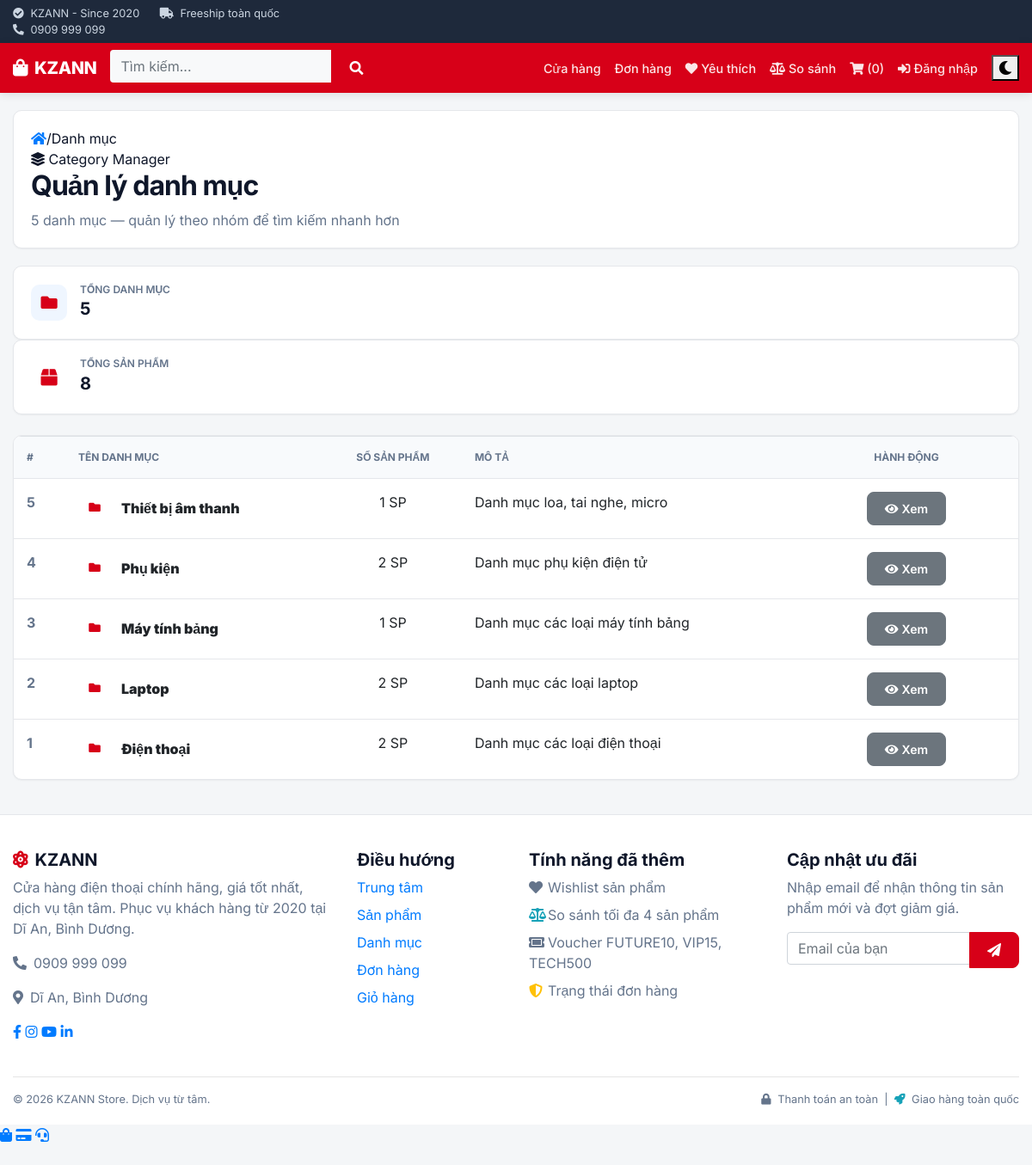
Screenshot of /index.php?url=category with the database file from the repository.
### tables this page shows
CREATE TABLE IF NOT EXISTS category (
    id INT AUTO_INCREMENT PRIMARY KEY,
    name VARCHAR(100) NOT NULL,
    description TEXT
);

### app/controllers/CategoryController.php (called while the page is built, shortened)
<?php
require_once BASE_PATH . '/app/models/CategoryModel.php';
class CategoryController {
    private $categoryModel;
    public function __construct() {
        $this->categoryModel = new CategoryModel();
    }
    public function index() {
        $categories = $this->categoryModel->getCategoriesWithProductCount();
        include BASE_PATH . '/app/views/category/index.php';
    }
}

### app/config/database.php (called while the page is built)
<?php
class Database {
    private static $instance = null;
    private $conn;
    private $host = 'localhost';
    private $dbname = 'my_store';
    private $username = 'root';
    private $password = '';
    private function __construct() {
        try {
            $dsn = "mysql:host={$this->host};dbname={$this->dbname};charset=utf8mb4";
            $this->conn = new PDO($dsn, $this->username, $this->password);
            $this->conn->setAttribute(PDO::ATTR_ERRMODE, PDO::ERRMODE_EXCEPTION);
            $this->conn->setAttribute(PDO::ATTR_DEFAULT_FETCH_MODE, PDO::FETCH_ASSOC);
        } catch (PDOException $e) {
            die("Lỗi kết nối Database: " . $e->getMessage());
        }
    }
    public static function getInstance() {
        if (self::$instance === null) {
            self::$instance = new self();
        }
        return self::$instance;
    }
    public function getConnection() {
        return $this->conn;
    }
}

### app/models/CategoryModel.php (called while the page is built, shortened)
<?php
class CategoryModel {
    private $conn;
    public function __construct() {
        $this->conn = Database::getInstance()->getConnection();
    }
    public function getCategoriesWithProductCount() {
        $stmt = $this->conn->prepare(
            "SELECT c.*, COUNT(p.id) AS product_count
             FROM category c
             LEFT JOIN product p ON p.category_id = c.id
             GROUP BY c.id
             ORDER BY c.id DESC"
        );
        $stmt->execute();
        return $stmt->fetchAll();
    }
}

### app/views/category/index.php (the view, shortened to what this page needs)
<?php include BASE_PATH . '/app/views/shares/header.php'; ?>
<?php $totalProductsInCategories = 0; foreach ($categories as $c) { $totalProductsInCategories += (int)($c['product_count'] ?? 0); } ?>
<div class="page-header">
  <?= breadcrumb([['label'=>'Danh mục']]) ?>
  <div class="d-flex justify-content-between align-items-center flex-wrap">
    <div><span class="hero-chip mb-3"><i class="fas fa-layer-group"></i> Category Manager</span><h2 class="font-display">Quản lý danh mục</h2><p class="mb-0"><?= count($categories) ?> danh mục — quản lý theo nhóm để tìm kiếm nhanh hơn</p></div>
  </div>
</div>
<div class="stats-grid mb-4"><div class="stat-card"><div class="stat-icon"><i class="fas fa-folder"></i></div><div class="stat-content"><h6>Tổng danh mục</h6><div class="stat-value"><?= number_format(count($categories)) ?></div></div></div><div class="stat-card"><div class="stat-icon" style="background:var(--gradient-accent);"><i class="fas fa-box"></i></div><div class="stat-content"><h6>Tổng sản phẩm</h6><div class="stat-value"><?= number_format($totalProductsInCategories) ?></div></div></div></div>
<?php if (empty($categories)): ?>
  <div class="empty-state"><i class="fas fa-folder-open"></i><h4>Chưa có danh mục nào</h4><p>Tạo danh mục để phân loại sản phẩm khoa học hơn.</p><?php if (isAdminLoggedIn()): ?><a href="index.php?url=category/create" class="btn btn-primary mt-3"><i class="fas fa-plus mr-1"></i>Thêm ngay</a><?php endif; ?></div>
<?php else: ?>
<div class="card animate-in"><div class="card-body p-0"><div class="table-responsive"><table class="table mb-0"><thead><tr><th style="width:60px">#</th><th>Tên danh mục</th><th class="text-center" style="width:160px">Số sản phẩm</th><th>Mô tả</th><th style="width:260px" class="text-center">Hành động</th></tr></thead><tbody>
<?php foreach ($categories as $cat): ?><tr><td><strong style="color:var(--text-muted);"><?= (int)$cat['id'] ?></strong></td><td><div class="d-flex align-items-center"><div style="width:38px;height:38px;background:var(--primary-50);border-radius:var(--radius-sm);display:flex;align-items:center;justify-content:center;margin-right:12px;flex-shrink:0;"><i class="fas fa-folder" style="color:var(--primary);font-size:.85rem;"></i></div><a href="index.php?url=product&category_id=<?= (int)$cat['id'] ?>" style="color:var(--ink);font-weight:900;"><?= e($cat['name']) ?></a></div></td><td class="text-center"><span class="category-badge" style="margin:0;"><?= (int)($cat['product_count'] ?? 0) ?> SP</span></td><td style="color:var(--text-secondary);"><?= !empty($cat['description']) ? e($cat['description']) : '<em style="color:var(--text-muted);">—</em>' ?></td><td class="text-center"><div class="d-flex justify-content-center flex-wrap" style="gap:6px;"><a href="index.php?url=product&category_id=<?= (int)$cat['id'] ?>" class="btn btn-secondary btn-sm"><i class="fas fa-eye mr-1"></i>Xem</a></div></td></tr><?php endforeach; ?>
</tbody></table></div></div></div>
<?php endif; ?>
<?php include BASE_PATH . '/app/views/shares/footer.php'; ?>

### app/views/shares/header.php (style rules this page uses)
:root { --primary: #d70018; --primary-dark: #af0013; --bg: #f4f6f8; --surface: #ffffff; --text-main: #0f172a; --text-muted: #64748b; --border: #e5e7eb; --radius: 10px; --shadow: 0 1px 2px 0 rgba(0, 0, 0, 0.05); --transition: all 0.2s ease; }
* { box-sizing: border-box; }
body { font-family: 'Inter', sans-serif; background-color: var(--bg); color: var(--text-main); min-height: 100vh; display: flex; flex-direction: column; line-height: 1.5; }
.page-header { background: #ffffff; border-radius: var(--radius); padding: 20px; border: 1px solid var(--border); margin-bottom: 20px; box-shadow: var(--shadow); }
.page-header h2 { font-weight: 700; letter-spacing: -0.03em; color: var(--text-main); }
.page-header p { color: var(--text-muted); font-size: 1rem; }
.stat-card { background: var(--surface); border: 1px solid var(--border); border-radius: var(--radius); padding: 20px; display: flex; align-items: center; gap: 15px; box-shadow: var(--shadow); }
.stat-icon { width: 42px; height: 42px; border-radius: 10px; background: #eff6ff; color: var(--primary); display: flex; align-items: center; justify-content: center; font-size: 1.2rem; }
.stat-content h6 { margin: 0; font-size: 0.75rem; color: var(--text-muted); text-transform: uppercase; font-weight: 600; }
.stat-value { font-size: 1.25rem; font-weight: 700; color: var(--text-main); }
.card { background: var(--surface); border: 1px solid var(--border); border-radius: var(--radius); box-shadow: var(--shadow); overflow: hidden; }
.btn { border-radius: 8px; font-weight: 600; padding: 0.5rem 1.25rem; transition: var(--transition); }
.table thead th { background: #f8fafc; color: var(--text-muted); font-size: 0.75rem; text-transform: uppercase; border-bottom: 1px solid var(--border); padding: 15px; }
.table td { padding: 15px; border-top: 1px solid var(--border); }

### rows the page displays
category: id "5", name "Thiết bị âm thanh", product_count "1", description "Danh mục loa, tai nghe, micro"
category: id "4", name "Phụ kiện", product_count "2", description "Danh mục phụ kiện điện tử"
category: id "3", name "Máy tính bảng", product_count "1", description "Danh mục các loại máy tính bảng"
category: id "2", name "Laptop", product_count "2", description "Danh mục các loại laptop"
category: id "1", name "Điện thoại", product_count "2", description "Danh mục các loại điện thoại"

### other values shown
$cartCount "0"
$item['label'] "Danh mục"
count($categories) "5"
$totalProductsInCategories "8"
